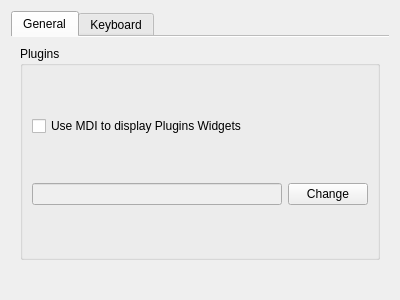
<?xml version="1.0" encoding="UTF-8"?>
<ui version="4.0">
 <class>EnvironmentPreferencesWidget</class>
 <widget class="QWidget" name="EnvironmentPreferencesWidget">
  <property name="geometry">
   <rect>
    <x>0</x>
    <y>0</y>
    <width>400</width>
    <height>300</height>
   </rect>
  </property>
  <property name="windowTitle">
   <string>Form</string>
  </property>
  <layout class="QHBoxLayout" name="horizontalLayout">
   <item>
    <widget class="QTabWidget" name="tabWidget">
     <property name="tabShape">
      <enum>QTabWidget::Rounded</enum>
     </property>
     <property name="currentIndex">
      <number>0</number>
     </property>
     <property name="elideMode">
      <enum>Qt::ElideNone</enum>
     </property>
     <property name="usesScrollButtons">
      <bool>true</bool>
     </property>
     <property name="documentMode">
      <bool>true</bool>
     </property>
     <property name="tabsClosable">
      <bool>false</bool>
     </property>
     <property name="movable">
      <bool>false</bool>
     </property>
     <widget class="QWidget" name="tab_General">
      <attribute name="title">
       <string>General</string>
      </attribute>
      <layout class="QVBoxLayout" name="verticalLayout">
       <item>
        <widget class="QGroupBox" name="groupBox_Plugins">
         <property name="sizePolicy">
          <sizepolicy hsizetype="Preferred" vsizetype="Expanding">
           <horstretch>0</horstretch>
           <verstretch>0</verstretch>
          </sizepolicy>
         </property>
         <property name="title">
          <string>Plugins</string>
         </property>
         <layout class="QGridLayout" name="gridLayout">
          <item row="0" column="0">
           <widget class="QCheckBox" name="checkBox">
            <property name="text">
             <string>Use MDI to display Plugins Widgets</string>
            </property>
           </widget>
          </item>
          <item row="1" column="1">
           <widget class="QPushButton" name="pushButton">
            <property name="text">
             <string>Change</string>
            </property>
           </widget>
          </item>
          <item row="1" column="0">
           <widget class="QLineEdit" name="lineEdit">
            <property name="enabled">
             <bool>false</bool>
            </property>
           </widget>
          </item>
         </layout>
        </widget>
       </item>
       <item>
        <widget class="QLabel" name="label_Status">
         <property name="sizePolicy">
          <sizepolicy hsizetype="Preferred" vsizetype="Minimum">
           <horstretch>0</horstretch>
           <verstretch>0</verstretch>
          </sizepolicy>
         </property>
         <property name="text">
          <string/>
         </property>
        </widget>
       </item>
      </layout>
     </widget>
     <widget class="QWidget" name="tab_2">
      <attribute name="title">
       <string>Keyboard</string>
      </attribute>
     </widget>
    </widget>
   </item>
  </layout>
 </widget>
 <resources/>
 <connections/>
</ui>
